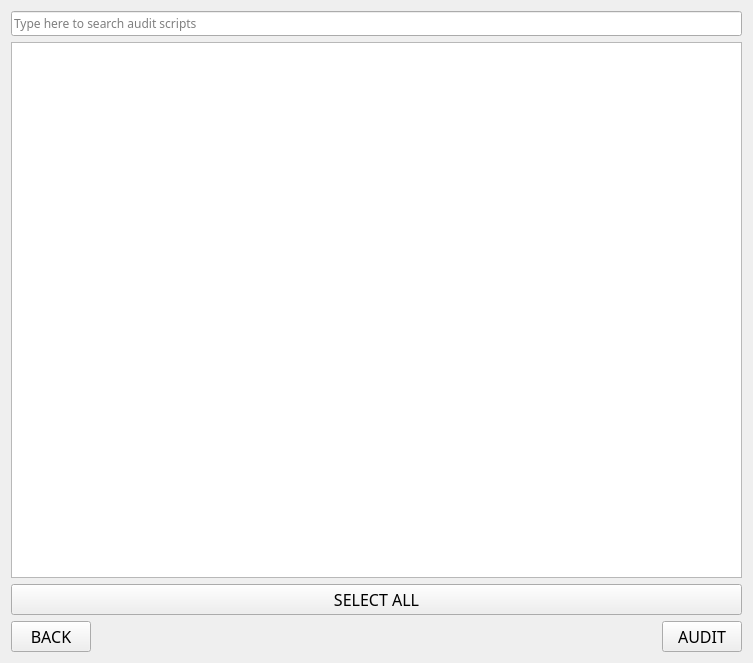
<?xml version="1.0" encoding="UTF-8"?>
<ui version="4.0">
 <class>audit_select_page</class>
 <widget class="QWidget" name="audit_select_page">
  <property name="geometry">
   <rect>
    <x>0</x>
    <y>0</y>
    <width>753</width>
    <height>663</height>
   </rect>
  </property>
  <property name="sizePolicy">
   <sizepolicy hsizetype="Preferred" vsizetype="Preferred">
    <horstretch>0</horstretch>
    <verstretch>0</verstretch>
   </sizepolicy>
  </property>
  <property name="minimumSize">
   <size>
    <width>753</width>
    <height>663</height>
   </size>
  </property>
  <property name="maximumSize">
   <size>
    <width>753</width>
    <height>663</height>
   </size>
  </property>
  <property name="font">
   <font>
    <family>DM Mono</family>
   </font>
  </property>
  <property name="windowTitle">
   <string>Widget</string>
  </property>
  <property name="styleSheet">
   <string notr="true"/>
  </property>
  <layout class="QVBoxLayout" name="verticalLayout">
   <item>
    <layout class="QHBoxLayout" name="bar_top">
     <item>
      <widget class="QLineEdit" name="search_bar">
       <property name="styleSheet">
        <string notr="true"/>
       </property>
       <property name="inputMask">
        <string/>
       </property>
       <property name="text">
        <string/>
       </property>
       <property name="frame">
        <bool>true</bool>
       </property>
       <property name="placeholderText">
        <string>Type here to search audit scripts</string>
       </property>
      </widget>
     </item>
    </layout>
   </item>
   <item>
    <widget class="QListWidget" name="script_select_display">
     <property name="styleSheet">
      <string notr="true"/>
     </property>
    </widget>
   </item>
   <item>
    <widget class="QPushButton" name="select_all_btn">
     <property name="font">
      <font>
       <family>DM Mono Medium</family>
       <pointsize>12</pointsize>
      </font>
     </property>
     <property name="autoFillBackground">
      <bool>false</bool>
     </property>
     <property name="styleSheet">
      <string notr="true"/>
     </property>
     <property name="text">
      <string>SELECT ALL</string>
     </property>
     <property name="checkable">
      <bool>true</bool>
     </property>
    </widget>
   </item>
   <item>
    <layout class="QHBoxLayout" name="bar_bottom">
     <item>
      <widget class="QPushButton" name="back_btn">
       <property name="font">
        <font>
         <family>DM Mono Medium</family>
         <pointsize>12</pointsize>
        </font>
       </property>
       <property name="autoFillBackground">
        <bool>false</bool>
       </property>
       <property name="styleSheet">
        <string notr="true"/>
       </property>
       <property name="text">
        <string>BACK</string>
       </property>
      </widget>
     </item>
     <item>
      <spacer name="horizontalSpacer_2">
       <property name="styleSheet">
        <string/>
       </property>
       <property name="orientation">
        <enum>Qt::Orientation::Horizontal</enum>
       </property>
       <property name="sizeHint" stdset="0">
        <size>
         <width>40</width>
         <height>20</height>
        </size>
       </property>
      </spacer>
     </item>
     <item>
      <widget class="QPushButton" name="audit_btn">
       <property name="font">
        <font>
         <family>DM Mono Medium</family>
         <pointsize>12</pointsize>
        </font>
       </property>
       <property name="autoFillBackground">
        <bool>false</bool>
       </property>
       <property name="styleSheet">
        <string notr="true"/>
       </property>
       <property name="text">
        <string>AUDIT</string>
       </property>
      </widget>
     </item>
    </layout>
   </item>
  </layout>
 </widget>
 <resources/>
 <connections/>
</ui>
